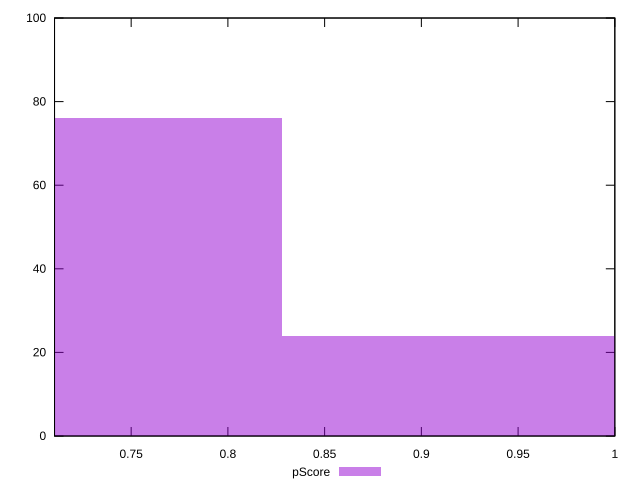

Here is the gnuplot script that generated this plot:
reset

$pScore <<EOF
0.7097264657037327 76
0.9463019542716435 24
EOF

set key outside below
set boxwidth 0.23657548856791089
set xrange [0.71039:1]
set yrange [0:100]
set trange [0:100]
set style fill transparent solid 0.5 noborder
set terminal svg size 640, 490 enhanced background rgb 'white'
set output "report_00019_2021-02-10T18-14-37.922Z//uses-rel-preconnect/samples/pages+cached/pScore/histogram.svg"

plot $pScore title "pScore" with boxes

reset
